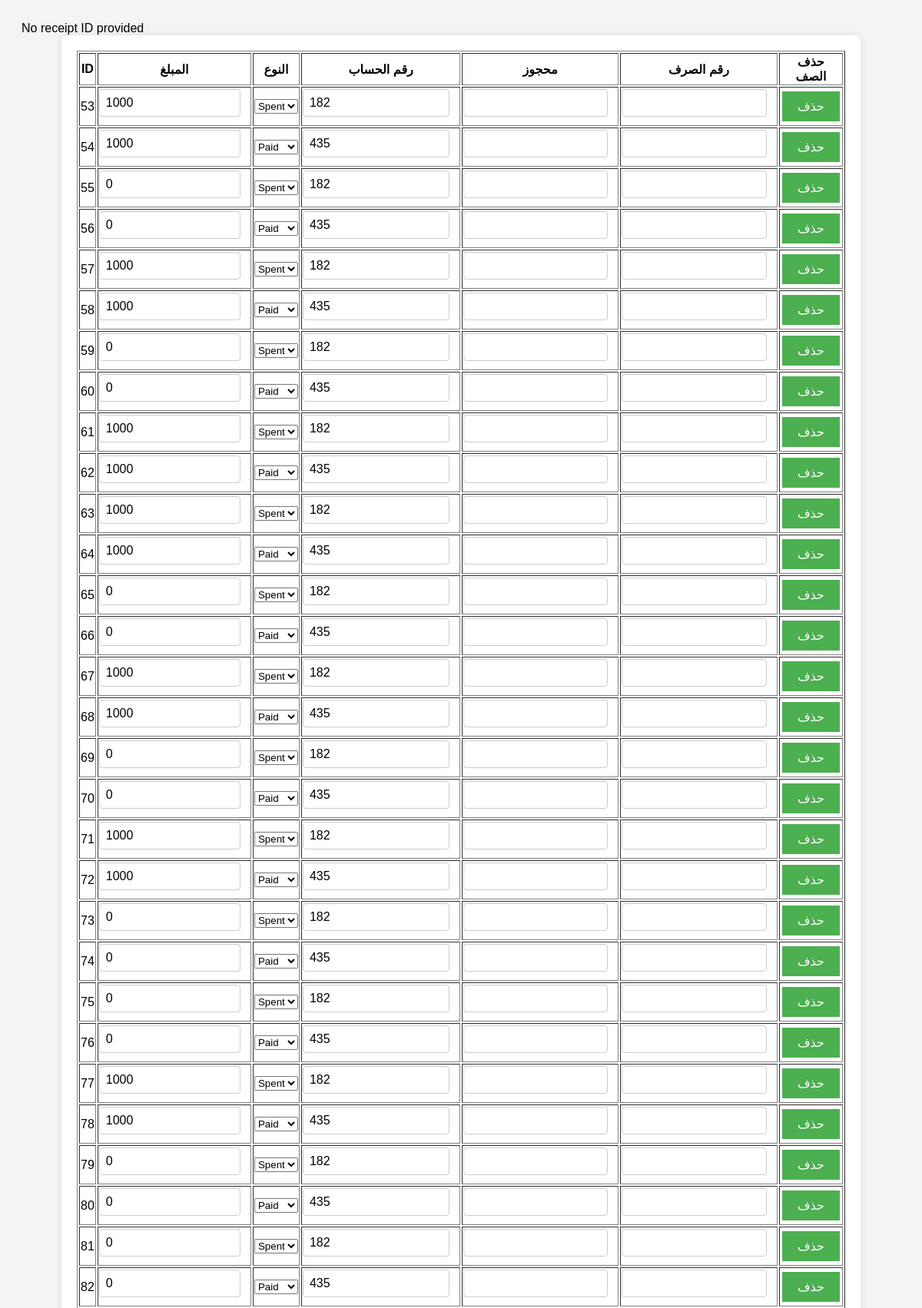
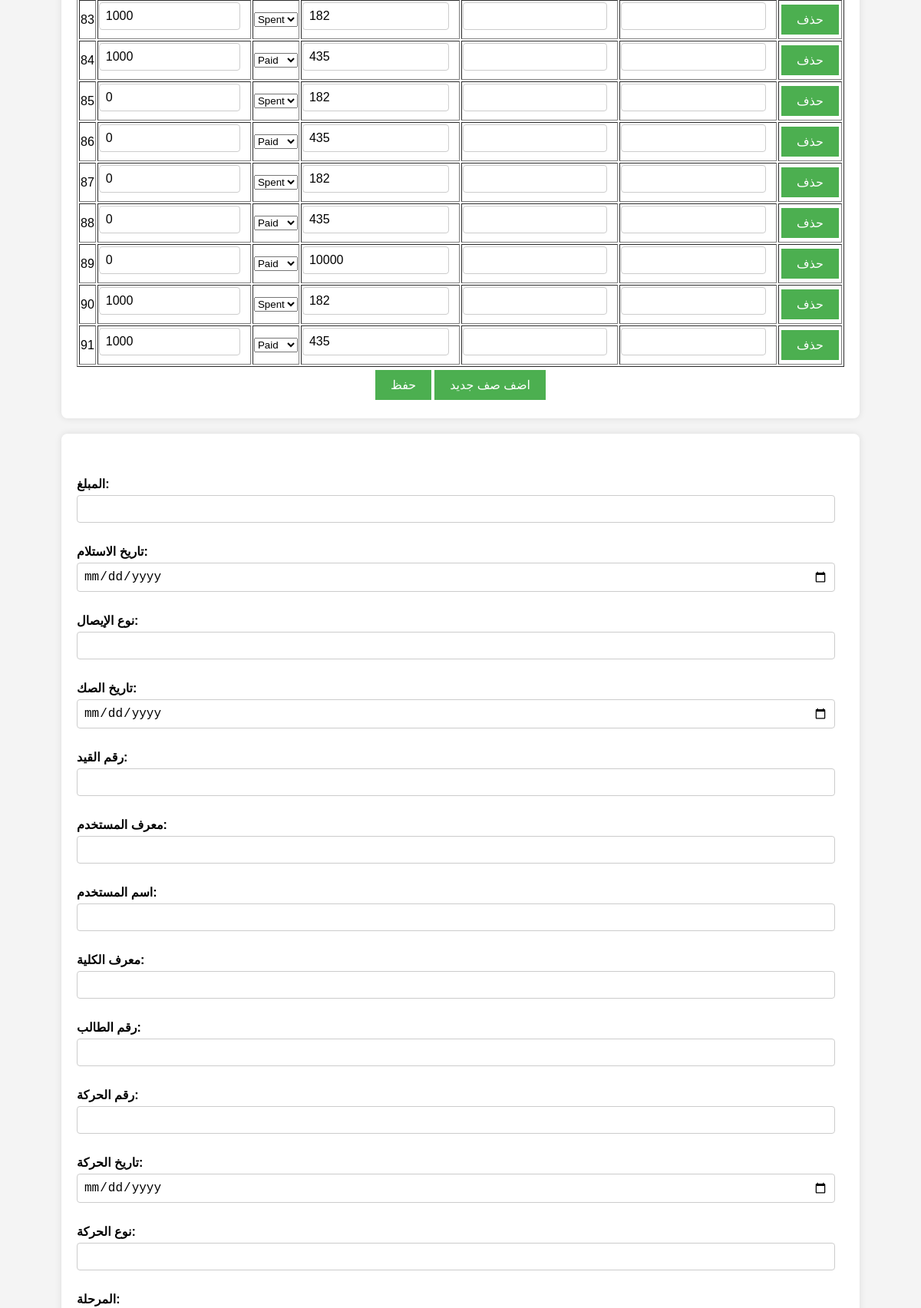
The page /accounts/php/edit_rec.php (upper part) on the database its author committed (2 pictures, top to bottom).
### tables this page shows
CREATE TABLE `receipt_detal` (
  `id_d` int(11) NOT NULL,
  `money` float DEFAULT NULL,
  `type` text DEFAULT NULL,
  `number_acc` float DEFAULT NULL,
  `number_ber` float DEFAULT NULL,
  `id_cost` float DEFAULT NULL,
  `id_r` float DEFAULT NULL,
  `editor_name` varchar(255) DEFAULT NULL,
  `editor_id` int(11) DEFAULT NULL
);

### accounts/php/edit_rec_details.php (the view, shortened to what this page needs)
<?php
$servername = "localhost";
$username = "root";
$password = "";
$dbname = "accounting";
$conn = new mysqli($servername, $username, $password, $dbname);
$id_r_value = mysqli_real_escape_string($conn, $_GET["id_r"]);
$sql = "SELECT * FROM receipt_detal WHERE id_r = '$id_r_value'";
$result = $conn->query($sql);
if ($result->num_rows > 0) {
    echo "<form id='update_form'>";
    echo "<table border='1' id='receipt_table'>";
    echo "<tr><th>ID</th><th>المبلغ</th><th>النوع</th><th>رقم الحساب</th><th>محجوز</th><th>رقم الصرف</th><th>حذف الصف</th></tr>";
    while($row = $result->fetch_assoc()) {
        echo "<tr id='row_" . $row["id_d"] . "'>";
        echo "<td>" . $row["id_d"] . "</td>";
        echo "<td><input type='text' name='money[]' value='" . $row["money"] . "' size='30'></td>";
        echo "<td><select name='type[]'><option value='paid' " . ($row["type"] == "paid" ? "selected" : "") . ">Paid</option><option value='spent' " . ($row["type"] == "spent" ? "selected" : "") . ">Spent</option></select></td>";
        echo "<td><input type='text' name='number_acc[]' value='" . $row["number_acc"] . "' size='30'></td>";
        echo "<td><input type='text' name='number_ber[]' value='" . $row["number_ber"] . "' size='30'></td>";
        echo "<td><input type='text' name='id_cost[]' value='" . $row["id_cost"] . "' size='30'></td>";
        echo "<td><button class=\"action-button\" type='button' onclick='deleteRow(" . $row["id_d"] . ")'>حذف</button></td>";
        echo "</tr>";
    }
    echo "</table>";
    echo "<div style='text-align: center;'>";
    echo "<button class=\"action-button\" type='button' onclick='updateRows()'>حفظ</button>";
    echo "<button class=\"action-button\" onclick='addRow()'>اضف صف جديد</button>";
    echo "</div>";
    echo "</form>";
} else {
    echo "0 results";
}
?>

### accounts/php/edit_rec_details.php (style rules this page uses)
.action-button { background-color: #4CAF50; border: none; color: white; padding: 10px 20px; text-align: center; text-decoration: none; display: inline-block; font-size: 16px; margin: 4px 2px; cursor: pointer; }

### accounts/php/edit_rec.php (style rules this page uses)
body { font-family: Arial, sans-serif; background-color: #f4f4f4; padding: 20px; }
form { max-width: 1000px; margin: 0 auto; background-color: #fff; padding: 20px; border-radius: 8px; box-shadow: 0 0 10px rgba(0, 0, 0, 0.1); }
input[type="text"], input[type="date"], textarea { width: calc(100% - 12px); padding: 8px; margin-bottom: 10px; border: 1px solid #ccc; border-radius: 4px; box-sizing: border-box; font-size: 16px; }

### rows shown on the page
receipt_detal: id_d "53", money "1000", type "Spent", number_acc "182"
receipt_detal: id_d "54", money "1000", type "Paid", number_acc "435"
receipt_detal: id_d "55", money "0", type "Spent", number_acc "182"
receipt_detal: id_d "56", money "0", type "Paid", number_acc "435"
receipt_detal: id_d "57", money "1000", type "Spent", number_acc "182"
receipt_detal: id_d "58", money "1000", type "Paid", number_acc "435"
receipt_detal: id_d "59", money "0", type "Spent", number_acc "182"
receipt_detal: id_d "60", money "0", type "Paid", number_acc "435"
receipt_detal: id_d "61", money "1000", type "Spent", number_acc "182"
receipt_detal: id_d "62", money "1000", type "Paid", number_acc "435"
receipt_detal: id_d "63", money "1000", type "Spent", number_acc "182"
receipt_detal: id_d "64", money "1000", type "Paid", number_acc "435"
receipt_detal: id_d "65", money "0", type "Spent", number_acc "182"
receipt_detal: id_d "66", money "0", type "Paid", number_acc "435"
receipt_detal: id_d "67", money "1000", type "Spent", number_acc "182"
receipt_detal: id_d "68", money "1000", type "Paid", number_acc "435"
receipt_detal: id_d "69", money "0", type "Spent", number_acc "182"
receipt_detal: id_d "70", money "0", type "Paid", number_acc "435"
receipt_detal: id_d "71", money "1000", type "Spent", number_acc "182"
receipt_detal: id_d "72", money "1000", type "Paid", number_acc "435"
receipt_detal: id_d "73", money "0", type "Spent", number_acc "182"
receipt_detal: id_d "74", money "0", type "Paid", number_acc "435"
receipt_detal: id_d "75", money "0", type "Spent", number_acc "182"
receipt_detal: id_d "76", money "0", type "Paid", number_acc "435"
receipt_detal: id_d "77", money "1000", type "Spent", number_acc "182"
receipt_detal: id_d "78", money "1000", type "Paid", number_acc "435"
receipt_detal: id_d "79", money "0", type "Spent", number_acc "182"
receipt_detal: id_d "80", money "0", type "Paid", number_acc "435"
receipt_detal: id_d "81", money "0", type "Spent", number_acc "182"
receipt_detal: id_d "82", money "0", type "Paid", number_acc "435"
receipt_detal: id_d "83", money "1000", type "Spent", number_acc "182"
receipt_detal: id_d "84", money "1000", type "Paid", number_acc "435"
receipt_detal: id_d "85", money "0", type "Spent", number_acc "182"
receipt_detal: id_d "86", money "0", type "Paid", number_acc "435"
receipt_detal: id_d "87", money "0", type "Spent", number_acc "182"
receipt_detal: id_d "88", money "0", type "Paid", number_acc "435"
receipt_detal: id_d "89", money "0", type "Paid", number_acc "10000"
receipt_detal: id_d "90", money "1000", type "Spent", number_acc "182"
receipt_detal: id_d "91", money "1000", type "Paid", number_acc "435"
